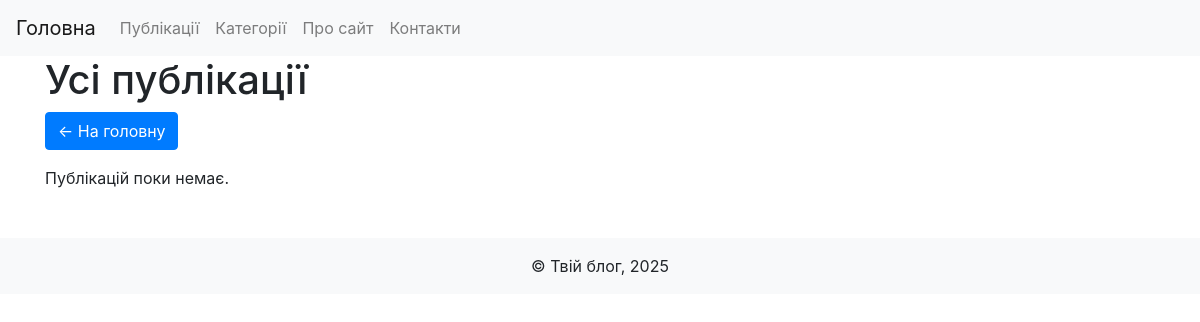
Page /articles on the earlier database version.
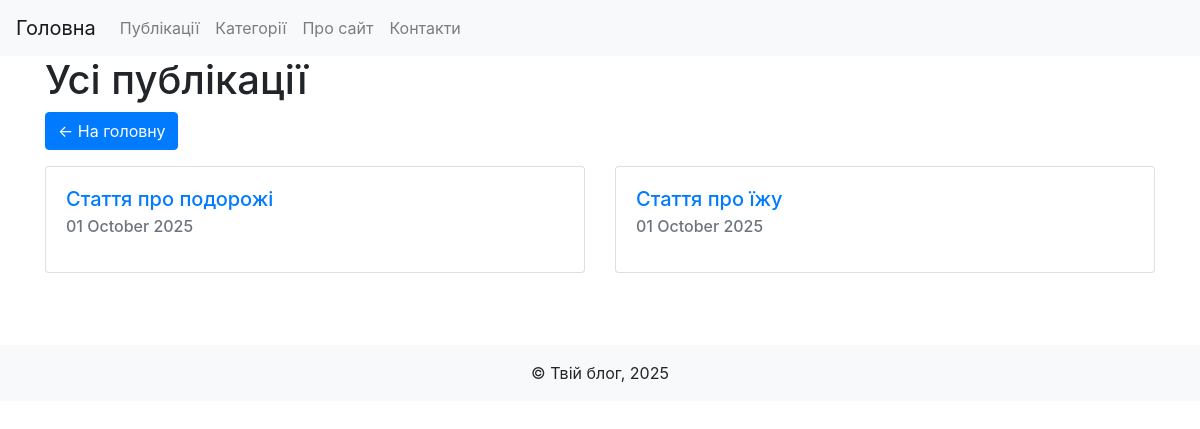
Same page on the later database version.
### app_blog/models.py (models this page shows, shortened)
class Article(models.Model):
    title = models.CharField('Заголовок',
                             max_length=250,
                             help_text='Максимум 250 символів')
    description = models.TextField(blank=True,
                                   verbose_name='Опис')
    pub_date = models.DateTimeField('Дата публікації',
                                    default=timezone.now)
    slug = models.SlugField('Слаг',
                            unique_for_date='pub_date')
    main_page = models.BooleanField(
        verbose_name='Головна',
        default=False,
        help_text=u'Показувати на головній сторінці'
    )
    category = models.ForeignKey(
        Category,
        related_name='articles',
        blank=True,
        null=True,
        verbose_name=u'Категорія',
        on_delete=models.CASCADE
    )
    objects = models.Manager()
    class Meta:
        ordering = ['-pub_date']
        verbose_name = 'Стаття'
        verbose_name_plural = 'Статті'
    def get_absolute_url(self):
        try:
            url = reverse('news-detail',
                          kwargs={
                              'year': self.pub_date.strftime("%Y"),
                              'month': self.pub_date.strftime("%m"),
                              'day': self.pub_date.strftime("%d"),
                              'slug': self.slug,
                          })
        except:
            url = "/"
        return url

### app_blog/views.py (the view)
# urls.py: path(r'articles', ArticleList.as_view(), name='articles-list'),
class ArticleList(ListView):
    model = Article
    template_name = 'articles_list.html'
    context_object_name = 'items'
    def get_context_data(self, *args, **kwargs):
        context = super(ArticleList, self).get_context_data(*args, **kwargs)
        try:
            context['category'] = Category.objects.get(slug=self.kwargs.get('slug'))
        except Exception:
            context['category'] = None
        return context
    def get_queryset(self, *args, **kwargs):
        articles = Article.objects.all()
        return articles

### app_blog/templates/articles_list.html (shortened to what this page needs)
<!DOCTYPE html>
<html lang="uk">
<head>
    <link href="https://cdn.jsdelivr.net/npm/bootstrap@4.6.2/dist/css/bootstrap.min.css" rel="stylesheet">
    {% load static %}
</head>
<body>
<nav class="navbar navbar-expand-lg navbar-light bg-light">
    <a class="navbar-brand" href="/">Головна</a>
    <div class="collapse navbar-collapse">
        <ul class="navbar-nav">
            <li class="nav-item"><a class="nav-link" href="{% url 'articles-list' %}">Публікації</a></li>
            <li class="nav-item"><a class="nav-link" href="/categories/">Категорії</a></li>
            <li class="nav-item"><a class="nav-link" href="/about/">Про сайт</a></li>
            <li class="nav-item"><a class="nav-link" href="/contacts/">Контакти</a></li>
        </ul>
    </div>
</nav>
<div class="container">
    <h1>Усі публікації</h1>
    <a class="btn btn-primary mb-3" href="/">← На головну</a>
    <div class="row">
        {% for item in items %}
            <div class="col-md-6 mb-4">
                <div class="card h-100">
                    <div class="card-body">
                        <h5 class="card-title"><a href="{{ item.get_absolute_url }}">{{ item.title }}</a></h5>
                        <h6 class="card-subtitle mb-2 text-muted">{{ item.pub_date|date:"d E Y"|linebreaks }}</h6>
                    </div>
                </div>
            </div>
        {% empty %}
            <div class="col-12">Публікацій поки немає.</div>
        {% endfor %}
    </div>
</div>
<footer class="footer bg-light mt-5 p-3 text-center">
    &copy; Твій блог, 2025
</footer>
</body>
</html>

Differences in the rows shown:
added Article: title "Стаття про подорожі", pub_date "01 October 2025"
added Article: title "Стаття про їжу", pub_date "01 October 2025"
Other differences:
text no longer shown: "Публікацій поки немає."
